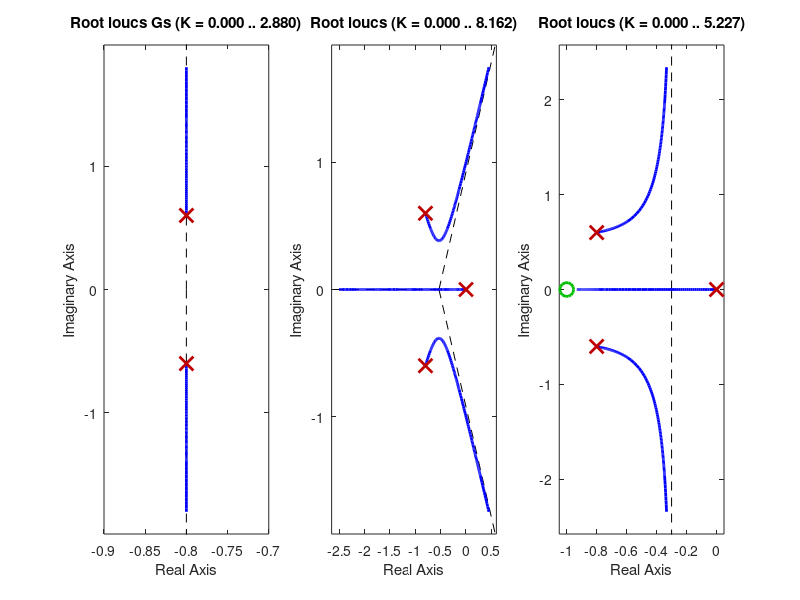

The MATLAB source for this figure:
%%%%%%%%%%%%%%%%%%%%%%%%%%%%%%%%%%%%%%%%%%%%%
%% 《控制之美-卷一(第二版)》 代码
%% 作者：王天威
%% 清华大学出版社
%% 程序名称：9-4_Rlocus_GM.m
%% 程序功能：根轨迹与幅值裕度
%%%%%%%%%%%%%%%%%%%%%%%%%%%%%%%%%%%%%%%%%%%%%
%% 程序初始化，清空工作空间，缓存，
clear all;
close all;
clc;
% 读取Octave控制数据库（注：如使用Matlab，可删除或注释掉本行代码）
pkg load control

% 定义系统模型
% 定义系统传递函数
s = tf('s');
Gs = tf([1],[1 1.6 1]);
%% 定义控制器
Cs1 = pid (0, 1 , 0);
Cs2 = pid (1 ,1 , 0);
%% 绘制根轨迹
figure(1, 'position',[200 100 1400 400]);
subplot(1,3,1);
rlocus(Gs);
legend off;
grid off;
subplot(1,3,2);
rlocus(Cs1*Gs);
legend off;
grid off;
subplot(1,3,3);
rlocus(Cs2*Gs);
legend off;
grid off;

